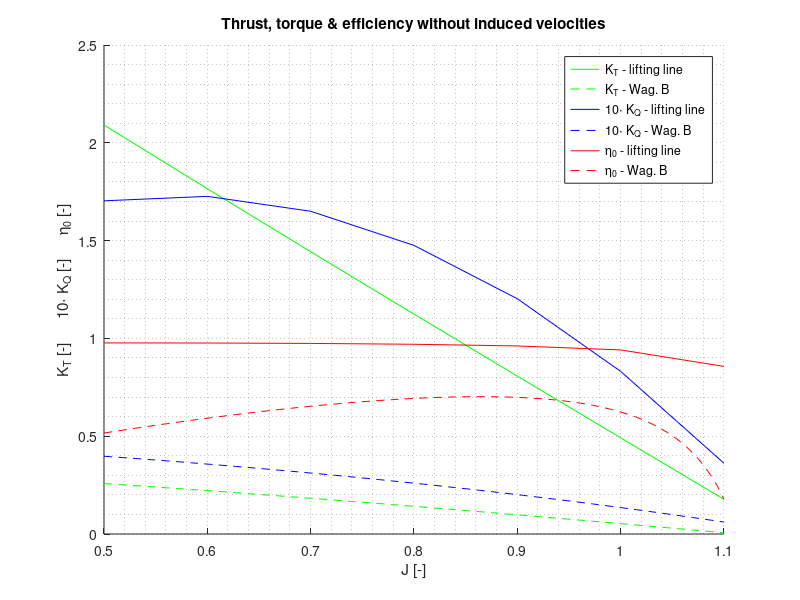
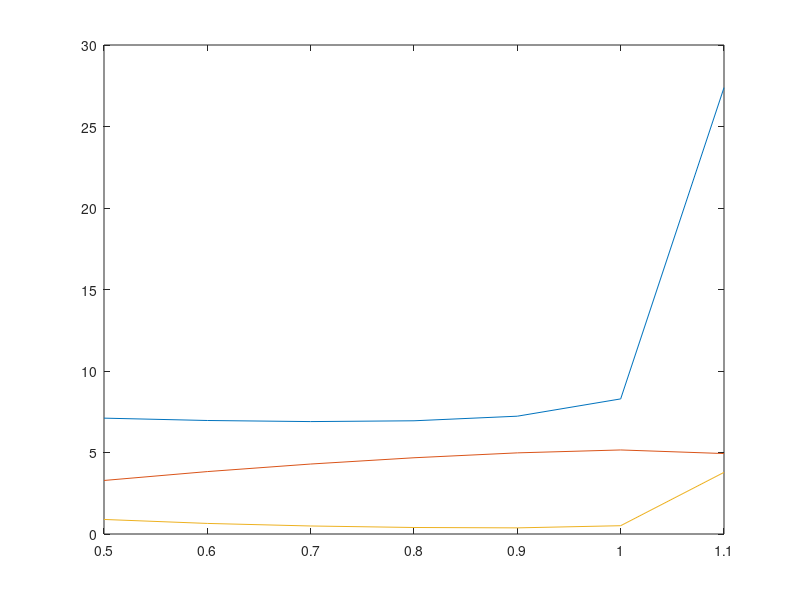

Source code (MATLAB) for these figures, in order:
%%%%%%%%%%%%%%%%%%%%%%%%%%%%%%%%%%%%%%%%%%%%%%%%%%%%%%%%%%%%%%%%%%%%%%%%%%%
%------------- Lifting line model without induced velocities --------------
%%%%%%%%%%%%%%%%%%%%%%%%%%%%%%%%%%%%%%%%%%%%%%%%%%%%%%%%%%%%%%%%%%%%%%%%%%%

clear all
close all
clc

% Load liftcoeffiecients, Wagenigen data and geometry data
load LiftRadius.mat;
wagB=dlmread('wagB.txt'); % J, KT, KQ, eta
geometry= dlmread('Geometry.txt'); % r/R, chord/D, t/D, P/D

% Define flow & propeller parameters
Re=2.4E6;
x0=0.7;
cx0=0.225; % from geometry file
nu=1.19E-6; % from mechanical properties of water
rho=1025;
D=1;
PdivD=1;
AEA0=0.4;
Z=4;

% Discretize propeller into foil sections
k=400;
x=[0.167: (1-0.167)/(k-1) :1]; % x=r/R
r=x*D/2;

% Interpolate for chord length and thickness at foil sections
chord = interp1(geometry(:,1),geometry(:,2),x,'pchip');
thickness = interp1(geometry(:,1),geometry(:,3),x,'pchip');

% Initialize vector of advance numbers and find corresponding V and n
% from eq. in chapter 16 (compendium)
J=[0.5 0.6 0.7 0.8 0.9 1.0 1.1];
V= Re*nu/cx0 * 1./sqrt(1+(x0*pi./J).^2);
n= V./(J*D);

% Find drag coeffient by use of eq. (13.33) in compendium
C_F = 0.075/(log10(Re)-2)^2; % from ITTC 57'
C_D = 2*C_F*(1+2*thickness./(chord*Z));

% Interpolate lift coefficient at zero aoa from the XFoil results
C_Lc = interp1(LiftRadius(:,1),LiftRadius(:,2),x,'pchip');

% Initialize matrices
beta=zeros(length(J),length(x));
phi=beta;
alpha=beta;
C_L=beta;
Vinf=beta;

% Goes through every advance number
for i =1:length(J)
    beta(i,:) = atan( J(i)./(pi*x) );
    phi(i,:) = atan(PdivD/pi./x);
    alpha(i,:)=phi(i,:)-beta(i,:);
    C_L(i,:)= C_Lc(:)' +2*pi*alpha(i,:);
    Vinf(i,:)= sqrt( (2*pi*r*n(i)).^2 + V(i).^2 );
    
    dL(i,:)= 0.5*rho*Vinf(i,:).^2.*C_L(i,:)*Z.*chord;
    dTi(i,:)=dL(i,:).*cos(beta(i,:));
    dKi(i,:)=dL(i,:).*sin(beta(i,:));
    dD(i,:)=0.5*rho*Vinf(i,:).^2*Z.*chord.*C_D;
    dTd(i,:)=dD(i,:).*sin(beta(i,:));
    dKd(i,:)=dD(i,:).*cos(beta(i,:));
    
    dT(i,:)=dTi(i,:)-dTd(i,:);
    dQ(i,:)=( dKi(i,:)+dKd(i,:) ).*x*D/2;
end

% Numerical errors at propeller ends are corrected
dT(:,end)=0;
dQ(:,end)=0;

% Integrate with MATLABs trapz() integration
T=trapz(x,dT,2);
Q=trapz(x,dQ,2);

% Calculate the thrust and torque coeffient
K_T= T'./(rho*n.^2*D^4);
K_Q= Q'./(rho*n.^2*D^5);

% Calculate effieciency
eta0=J/(2*pi) .* K_T./K_Q;

% Interpolate thrust, torque and effiency from Wag. B for comparison
K_Twag=interp1(wagB(:,1),wagB(:,2),J);
K_Qwag=interp1(wagB(:,1),wagB(:,3),J);
eta0wag=interp1(wagB(:,1),wagB(:,4),J);

% Calculate relative error between lifting line model and Wag. B
K_Ter = abs((K_Twag-K_T)./K_Twag);
K_Qer = abs((K_Qwag-K_Q)./K_Qwag);
eta0er= abs((eta0wag-eta0)./eta0wag);

figure(1)
hold on
grid minor
title('Thrust, torque & efficiency without induced velocities')
xlim([J(1) J(end)])
xlabel('J [-]')
ylabel('K_T [-]      10\cdot K_Q [-]      \eta_0 [-]')

plot(J,K_T,'g',wagB(:,1),wagB(:,2),'g--')
plot(J,10*K_Q,'b',wagB(:,1),10*wagB(:,3),'b--')
plot(J,eta0,'r',wagB(:,1),wagB(:,4),'r--')
legend('K_T - lifting line','K_T - Wag. B','10\cdot K_Q - lifting line '...
    ,'10\cdot K_Q - Wag. B','\eta_0 - lifting line','\eta_0 - Wag. B')

figure(2)
plot(J,K_Ter,J,K_Qer,J,eta0er)

% figure(2)
% plot(J,K_Q,wagB(:,1),wagB(:,3))
% 
% figure(3)
% plot(J,eta0,wagB(:,1),wagB(:,4))